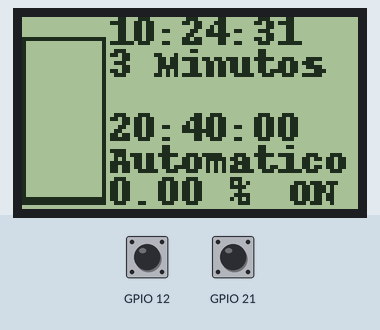
Recording of a program running on a simulated Raspberry Pi (BCM pin numbers). On the bench: 84×48 one-colour display. The test bench sets the inputs (shaded band); at power-on: GPIO 12 LOW, GPIO 21 HIGH. The clock reads 2024-03-15 10:24:30 at power-on unless the program sets it; the run ends when the program shuts the computer down; what the program prints to the terminal is not drawn. At 8.5 s the program puts the board to deep sleep or switches it off; the recording ends there.

Above: at 1.2 s.
1.3 s: GPIO 12 pulled HIGH for 3.2 s
At 5.8 s:
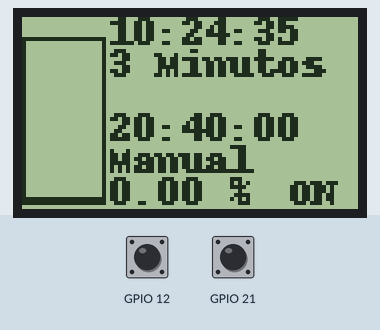
6.0 s: GPIO 12 pulled HIGH for 0.15 s
At 7.8 s:
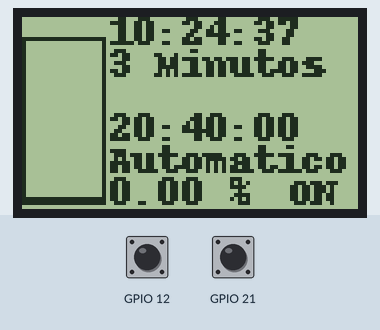
8.5 s: GPIO 21 pulled LOW for 0.15 s
Timing chart, 0 to 8.5 s (numbered marks = the images above; inputs shaded):
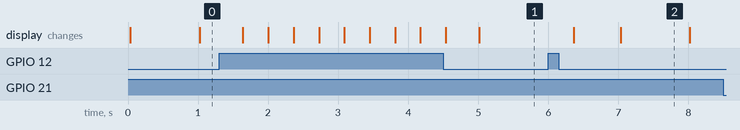

Measured:
- after the input at 1.3 s, the display: first changes after 0.34 s (image 1 shows a later state)
- after the input at 6.0 s, the display: first changes after 0.36 s (image 2 shows a later state)
- after the input at 8.5 s, every drawn part: stays the same
- what the display in image 2 shows lasts 1.0 s, from 7.0 s to 8.0 s

The program:

lcd_test3.py
```python
import time
import spidev


import Adafruit_Nokia_LCD as LCD
import Adafruit_GPIO.SPI as SPI
#import Adafruit_GPIO as GPIO

import RPi.GPIO as GPIO

import Image
import ImageDraw
import ImageFont

import datetime
import sys
import os


GPIO.setmode(GPIO.BCM)
GPIO.setup(12, GPIO.IN,  pull_up_down=GPIO.PUD_DOWN)
GPIO.setup(21, GPIO.IN,  pull_up_down=GPIO.PUD_UP)

#inicializacao de variaveis
recebido=31.41
Auto='Automatico'


tanquexl=0
tanquexr=20
tanqueyb=5
tanqueyt=45
nivel=(tanqueyt-tanqueyt)-((recebido*4)/10)

# Raspberry Pi hardware SPI config:
DC = 23
RST = 24
SPI_PORT = 0
SPI_DEVICE = 0 #escolher o porto spi 0 ou 1 (GPIO 6/7)
ADC_DEVICE =1

# Hardware SPI usage:
disp = LCD.PCD8544(DC, RST, spi= SPI.SpiDev(SPI_PORT, SPI_DEVICE, max_speed_hz=4000000))

# Escolher contraste
disp.begin(contrast=60)

# Imagem Branca
image = Image.new('1', (LCD.LCDWIDTH, LCD.LCDHEIGHT))
draw = ImageDraw.Draw(image)
# Carregar fonts
font = ImageFont.load_default()

disp.image(image)
disp.display()

#draw.text((22,30),'%.2f %%' % (recebido), font=font)

spi =spidev.SpiDev()
spi.open(SPI_PORT,ADC_DEVICE)
spi.max_speed_hz = 10000000
spi.mode = 0b01
desligar=0
tdesligar=58

try:
        while True:
                if not GPIO.input(21) or desligar:
                        draw.rectangle((0,0,LCD.LCDWIDTH,LCD.LCDHEIGHT), outline=255, fill=255)
                        if not desligar:
                                os.system('sudo shutdown')
                        draw.text((10,12),'A desligar', font=font)
                        draw.text((13,20),'em: %d Seg'%(tdesligar), font=font)
                        disp.image(image)
                        disp.display()
                        desligar=1
                        time.sleep(1)
                        tdesligar=tdesligar-1

                else:
                        draw.rectangle((0,0,LCD.LCDWIDTH,LCD.LCDHEIGHT), outline=255, fill=255)
                        hatual=datetime.datetime.now().strftime('%H')
                        matual=datetime.datetime.now().strftime('%M')
                        satual=datetime.datetime.now().strftime('%S')


                        spi.xfer([0b10000000])
                        rec=spi.readbytes(2)
                        #print "ADC Result: ",rec

                        total=rec[0]*255+rec[1]
                        tensao=float(total)*5/65535
                        #print 'Voltage= {0:.2f}'.format(tensao),
                        trega=(tensao*120+3) #calculo tempo de rega
                        hrega=(datetime.time((int)(trega/60),(int)(trega%60),0,0)).strftime('%H')
                        mrega=(datetime.time((int)(trega/60),(int)(trega%60),0,0)).strftime('%M')

                        phrega=20
                        pmrega=40

                        nivel=40-((tensao*20*4)/10)
                        draw.rectangle((tanquexl,tanqueyb,tanquexr,tanqueyt),outline=0,fill=255)
                        draw.rectangle((tanquexl,(nivel+6),tanquexr,tanqueyt+1), outline=0, fill=0)

                        draw.text((22,38),'%.2f %%' % (tensao*20), font=font)           #Nivel Agua

                        if (int)(hatual)>=(int)(phrega) & (int)(hatual)<=(int)(phrega)+(int)(hrega):
                                if (int)(hatual)==(int)(phrega):
                                        if (int)(matual)>=(int)(pmrega)+(int)(mrega):
                                                draw.text((67,38),'ON', font=font)
                                        else:
                                                draw.text((67,38),'OFF', font=font)
                                else:
                                        draw.text((67,38),'ON', font=font)
                        else:
                                draw.text((67,38),'OFF', font=font)                             #estado da rega ON OFF

                        if GPIO.input(12):
                                if Auto=='Manual':
                                        Auto='Automatico'
                                else:
                                        Auto='Manual'
                                time.sleep(0.33)

                        draw.text((22,30),Auto, font=font)                            #'06:30:00'
                        trega=(tensao*120+3) #calculo tempo de rega

                        draw.text((22,22),'%s:%s:00'%(phrega,pmrega), font=font)                        #
                        draw.text((22,14),'', font=font)                                #Proxima

                        #print datetime.time((int)(trega/60),(int)(trega%60),0,0)
                        if trega>60:
                                draw.text((22, 6),'%dh %dmin' %((trega/60),(trega%60)), font=font)#Tempo de rega Horas
                        if trega<=60:
                                draw.text((22, 6),'%d Minutos' %trega, font=font)#Tempo de rega Minutos

                        draw.text((22,-2),'%s:%s:%s'%(hatual,matual,satual), font=font)          #Hora atual

                        disp.image(image)
                        disp.display()
                        time.sleep(0.02)


except KeyboardInterrupt:
        spi.close()
	sys.exit(0)
```
